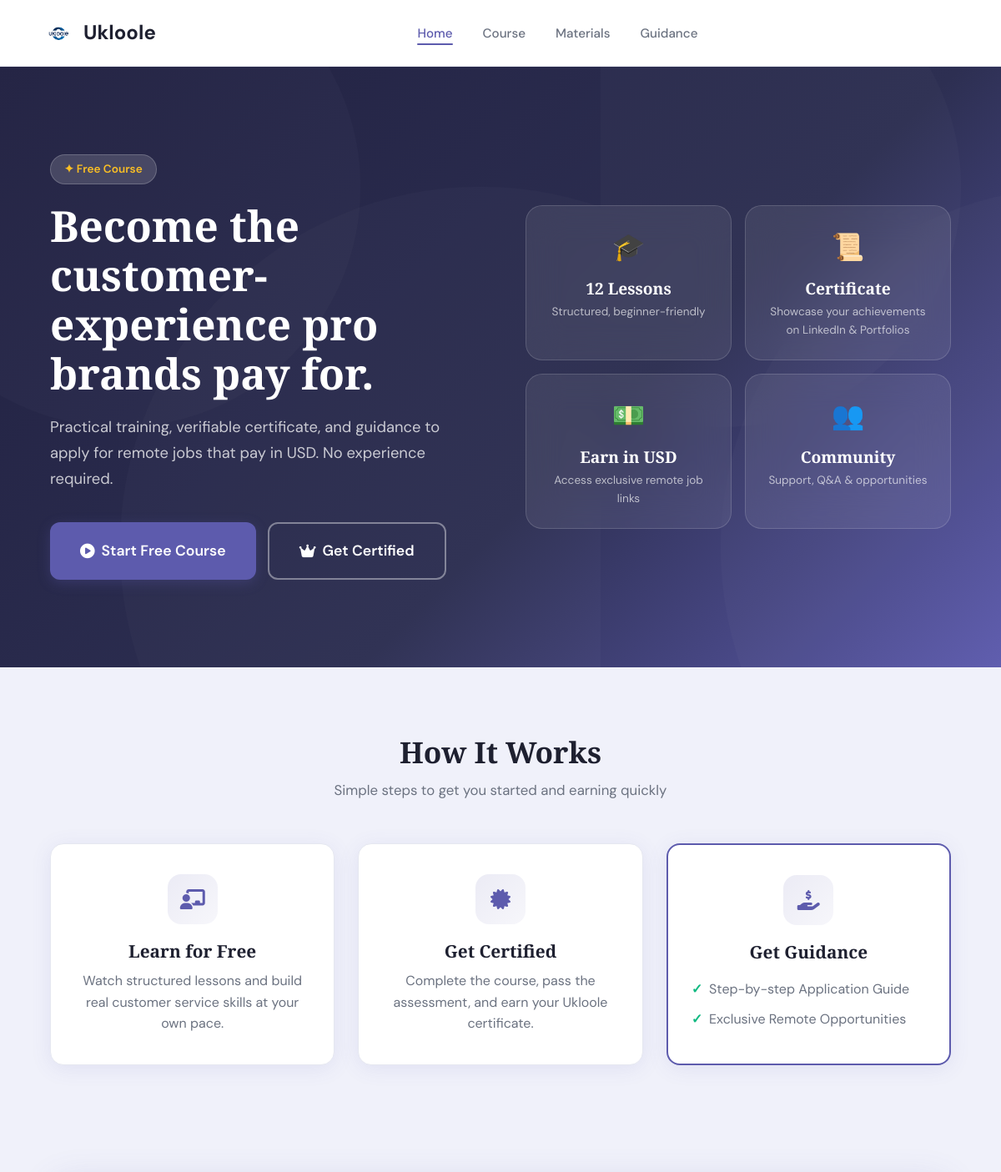
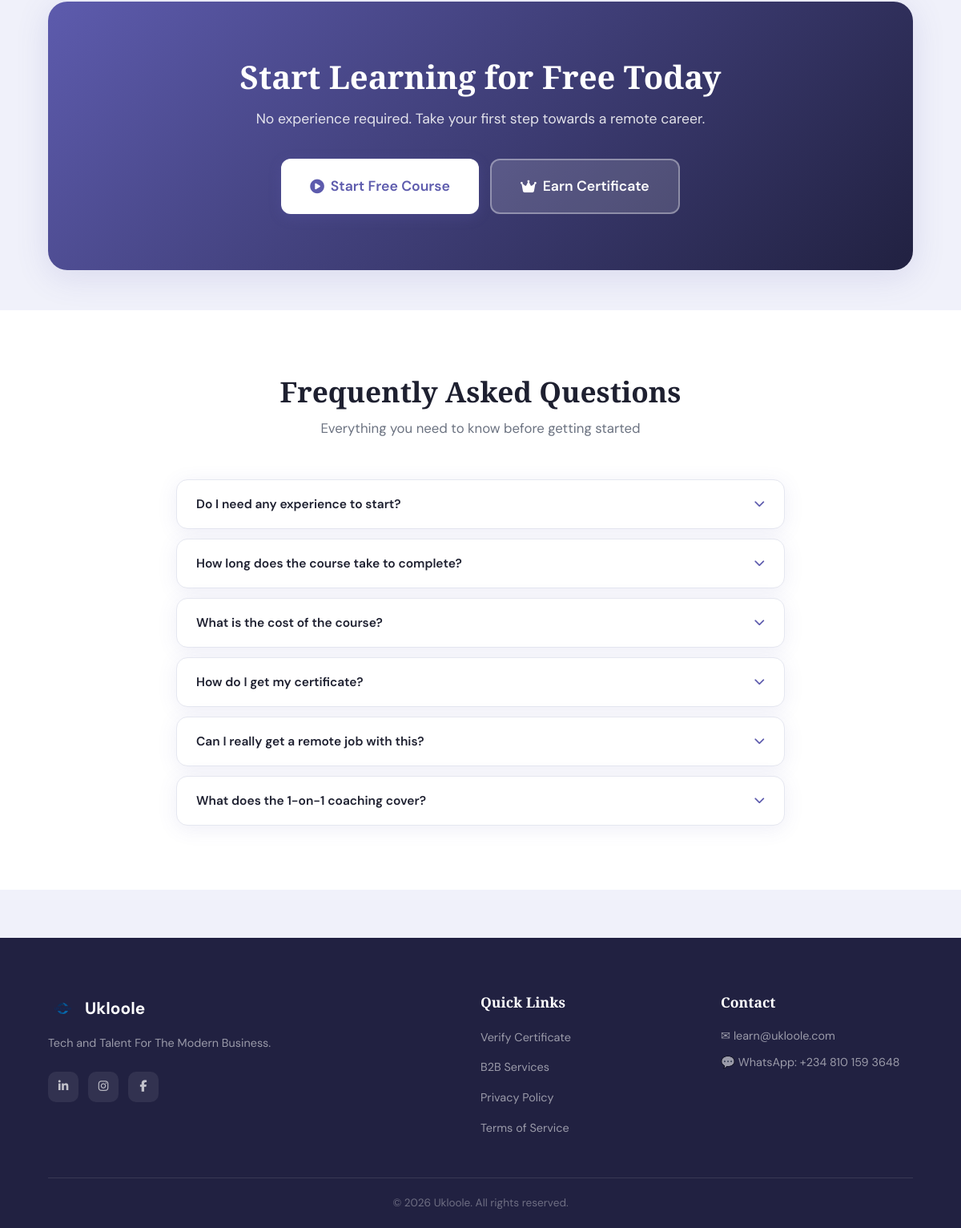
The page / on the database its author committed (2 pictures, top to bottom).
### tables this page shows
CREATE TABLE IF NOT EXISTS faqs (
  id          INT UNSIGNED AUTO_INCREMENT PRIMARY KEY,
  question    TEXT         NOT NULL,
  answer      TEXT         NOT NULL,
  sort_order  SMALLINT     DEFAULT 0,
  created_at  TIMESTAMP    DEFAULT CURRENT_TIMESTAMP
);

### index.php (the view, shortened to what this page needs)
<?php
$faqs         = [];
$db_host = getenv('DB_HOST') ?: 'localhost';
$db_user = getenv('DB_USER') ?: 'ukloolec_lbuser';
$db_pass = getenv('DB_PASS') ?: 'Admin4ukloole';
$db_name = getenv('DB_NAME') ?: 'ukloolec_learninghub';
$conn = @new mysqli($db_host, $db_user, $db_pass, $db_name);
if (!$conn->connect_error) {
    $conn->set_charset('utf8mb4');
    $r = $conn->query("SELECT question, answer FROM faqs ORDER BY sort_order ASC, id ASC");
    while ($row = $r->fetch_assoc()) $faqs[] = $row;
}
?>
<!DOCTYPE html>
<html lang="en">
<head>
  <link rel="stylesheet" href="/style.css">
  <link rel="stylesheet" href="https://cdnjs.cloudflare.com/ajax/libs/font-awesome/6.5.0/css/all.min.css">
</head>
<body>
  <nav class="navbar">
    <div class="container">
      <a href="/" class="navbar-brand">
        <img src="/logo.png" alt="Ukloole Logo"><span>Ukloole</span>
      </a>
      <ul class="nav-links">
        <li><a href="/" class="active">Home</a></li>
        <li><a href="/courses">Course</a></li>
        <li><a href="/resources">Materials</a></li>
        <li><a href="/community">Guidance</a></li>
      </ul>
    </div>
  </nav>
  <section class="hero">
    <div class="container">
      <div class="hero-inner">
        <div class="hero-text">
          <span class="hero-badge">✦ Free Course</span>
          <h1>Become the customer-experience pro brands pay for.</h1>
          <p class="hero-sub">Practical training, verifiable certificate, and guidance to apply for remote jobs that pay in USD. No experience required.</p>
          <div class="hero-cta">
            <a href="/courses" class="btn btn-primary btn-lg"><i class="fas fa-play-circle"></i> Start Free Course</a>
            <a href="/community" class="btn btn-outline btn-lg" style="color:white;border-color:rgba(255,255,255,0.4);"><i class="fas fa-crown"></i> Get Certified</a>
          </div>
        </div>
        <div class="hero-cards">
          <div class="hero-card"><div class="hero-card-icon">🎓</div><h4>12 Lessons</h4><p>Structured, beginner-friendly</p></div>
          <div class="hero-card"><div class="hero-card-icon">📜</div><h4>Certificate</h4><p>Showcase your achievements on LinkedIn &amp; Portfolios</p></div>
          <div class="hero-card"><div class="hero-card-icon">💵</div><h4>Earn in USD</h4><p>Access exclusive remote job links</p></div>
          <div class="hero-card"><div class="hero-card-icon">👥</div><h4>Community</h4><p>Support, Q&amp;A &amp; opportunities</p></div>
        </div>
      </div>
    </div>
  </section>
  <section class="section">
    <div class="container">
      <h2 class="section-title">How It Works</h2>
      <p class="section-sub">Simple steps to get you started and earning quickly</p>
      <div class="how-grid">
        <div class="how-card">
          <div class="how-icon"><i class="fas fa-chalkboard-teacher"></i></div>
          <h3>Learn for Free</h3>
          <p>Watch structured lessons and build real customer service skills at your own pace.</p>
        </div>
        <div class="how-card">
          <div class="how-icon"><i class="fas fa-certificate"></i></div>
          <h3>Get Certified</h3>
          <p>Complete the course, pass the assessment, and earn your Ukloole certificate.</p>
        </div>
        <div class="how-card featured">
          <div class="how-icon"><i class="fas fa-hand-holding-dollar"></i></div>
          <h3>Get Guidance</h3>
          <ul class="feature-list">
            <li>Step-by-step Application Guide</li>
            <li>Exclusive Remote Opportunities</li>
          </ul>
        </div>
      </div>
    </div>
  </section>
  <section class="section-sm">
    <div class="container">
      <div class="cta-box">
        <h2>Start Learning for Free Today</h2>
        <p>No experience required. Take your first step towards a remote career.</p>
        <div class="hero-cta">
          <a href="/courses" class="btn btn-primary btn-lg" style="background:white;color:var(--primary);"><i class="fas fa-play-circle"></i> Start Free Course</a>
          <a href="/community" class="btn btn-lg" style="background:rgba(255,255,255,0.15);color:white;border:2px solid rgba(255,255,255,0.35);"><i class="fas fa-crown"></i> Earn Certificate</a>
        </div>
      </div>
    </div>
  </section>
  <?php if (!empty($faqs)): ?>
  <section class="section" style="background:white;">
    <div class="container">
      <h2 class="section-title">Frequently Asked Questions</h2>
      <p class="section-sub">Everything you need to know before getting started</p>
      <div class="faq-list">
        <?php foreach ($faqs as $f): ?>
        <div class="faq-item">
          <button class="faq-question" onclick="toggleFaq(this)">
            <?= htmlspecialchars($f['question']) ?>
            <i class="fas fa-chevron-down"></i>
          </button>
        </div>
        <?php endforeach; ?>
      </div>
    </div>
  </section>
  <?php endif; ?>
  <footer class="footer">
    <div class="container">
      <div class="footer-grid">
        <div>
          <div class="footer-brand"><img src="/logo.png" alt="Ukloole Logo"><span>Ukloole</span></div>
          <p class="footer-tagline">Tech and Talent For The Modern Business.</p>
          <div class="social-links">
            <a href="https://www.linkedin.com/company/ukloole/" class="social-link"><i class="fab fa-linkedin-in"></i></a>
            <a href="https://www.instagram.com/ukloole/" class="social-link"><i class="fab fa-instagram"></i></a>
            <a href="https://www.facebook.com/ukloole" class="social-link"><i class="fab fa-facebook-f"></i></a>
          </div>
        </div>
        <div>
          <h4 class="footer-title">Quick Links</h4>
          <ul class="footer-links">
            <li><a href="/verify">Verify Certificate</a></li>
            <li><a href="https://www.ukloole.com" target="_blank">B2B Services</a></li>
            <li><a href="/privacy" target="_blank">Privacy Policy</a></li>
            <li><a href="/terms" target="_blank">Terms of Service</a></li>
          </ul>
        </div>
        <div>
          <h4 class="footer-title">Contact</h4>
          <div class="footer-contact">
            <a href="mailto:learn@ukloole.com">✉ learn@ukloole.com</a>
            <a href="https://wa.me/message/IQZ6JVHJGNETE1">💬 WhatsApp: +234 810 159 3648</a>
          </div>
        </div>
      </div>
      <div class="footer-bottom">&copy; 2026 Ukloole. All rights reserved.</div>
    </div>
  </footer>
</body>
</html>

### index.php (style rules this page uses)
.faq-list { max-width: 760px; margin: 36px auto 0; display: flex; flex-direction: column; gap: 12px; }
.faq-item { background: white; border: 1px solid var(--border); border-radius: 14px; overflow: hidden; box-shadow: var(--shadow); }
.faq-question { width: 100%; background: none; border: none; padding: 20px 24px; display: flex; justify-content: space-between; align-items: center; font-family: inherit; font-size: .97rem; font-weight: 600; color: var(--secondary); cursor: pointer; text-align: left; gap: 12px; transition: background .15s; }
.faq-question i { color: var(--primary); font-size: .85rem; transition: transform .25s; flex-shrink: 0; }

### rows shown on the page
faqs: question "Do I need any experience to start?"
faqs: question "How long does the course take to complete?"
faqs: question "What is the cost of the course?"
faqs: question "How do I get my certificate?"
faqs: question "Can I really get a remote job with this?"
faqs: question "What does the 1-on-1 coaching cover?"
